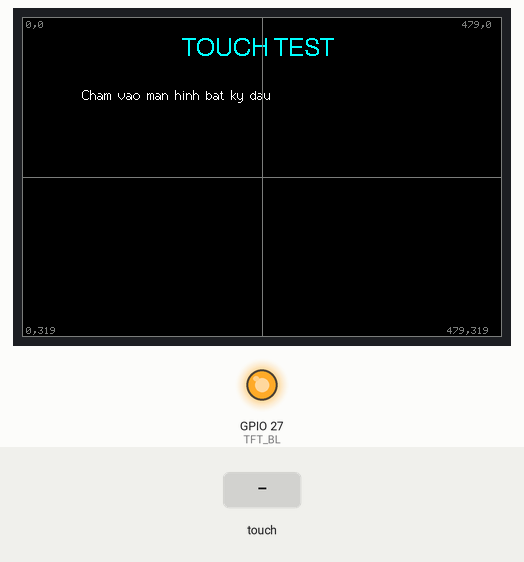
Simulated run of this sketch. Board: ESP32. On the bench: 480×320 colour display, output pins drawn as LEDs (lit = HIGH). The inputs (shaded band) are chosen by the test bench. What the sketch prints to the serial monitor is not drawn.

Above: at 1.5 s.
1.6 s: screen touched at 13 % across, 10 % down
At 2.0 s:
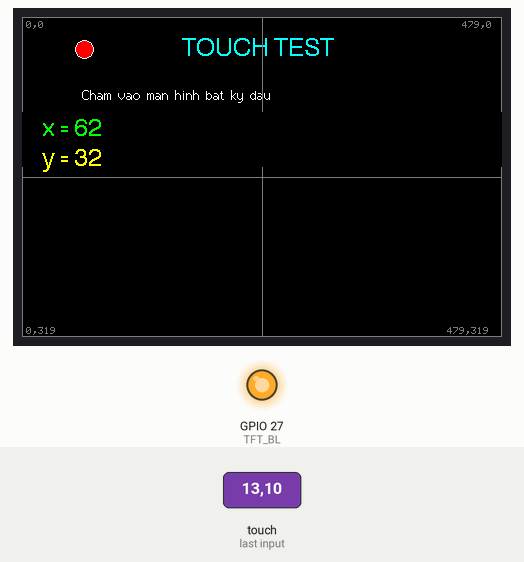
3.1 s: screen touched at 38 % across, 10 % down
At 4.3 s:
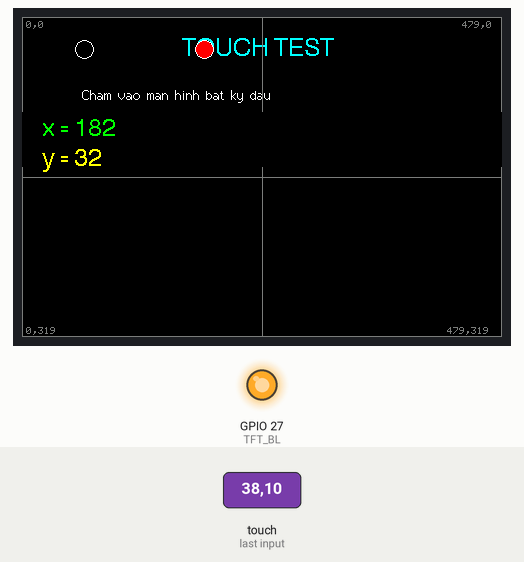
Timing chart, 0 to 6.1 s (numbered marks = the images above; inputs shaded):
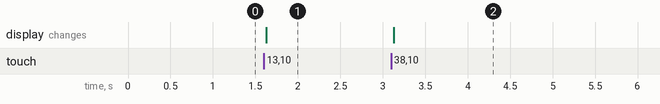

Measured:
- after the input at 1.6 s, the display: changes at once (image 1)
- after the input at 3.1 s, the display: changes at once (image 2)

The sketch:

TouchTest.ino
```cpp
/*
 * TOUCH TEST — CYD 3.5" ESP32 WROOM
 * Dùng TFT_eSPI built-in touch (tft.setTouch / tft.getTouch)
 * KHÔNG dùng XPT2046_Touchscreen library
 */
#include <TFT_eSPI.h>

#define TFT_BL 27

// Calibration data đo thực tế từ board này
uint16_t calData[5] = {275, 3620, 264, 3532, 3};

TFT_eSPI tft = TFT_eSPI();

void setup() {
    Serial.begin(115200);

    tft.begin();
    tft.setRotation(1);
    tft.fillScreen(TFT_BLACK);
    pinMode(TFT_BL, OUTPUT);
    digitalWrite(TFT_BL, HIGH);

    // Kích hoạt touch tích hợp
    tft.setTouch(calData);

    // Hướng dẫn
    tft.setTextColor(TFT_CYAN);
    tft.drawString("TOUCH TEST", 160, 20, 4);
    tft.setTextColor(TFT_WHITE);
    tft.drawString("Cham vao man hinh bat ky dau", 60, 70, 2);

    // Lưới tham chiếu
    tft.drawRect(0, 0, 480, 320, TFT_DARKGREY);
    tft.drawLine(240, 0, 240, 320, TFT_DARKGREY);
    tft.drawLine(0, 160, 480, 160, TFT_DARKGREY);

    tft.setTextColor(TFT_DARKGREY);
    tft.drawString("0,0",     4,   4,   1);
    tft.drawString("479,0",   440, 4,   1);
    tft.drawString("0,319",   4,   310, 1);
    tft.drawString("479,319", 425, 310, 1);

    Serial.println("Touch test ready — dung TFT_eSPI built-in");
}

int lastX = -1, lastY = -1;

void loop() {
    uint16_t tx, ty;
    if (tft.getTouch(&tx, &ty, 1200)) {

        // Xóa chấm cũ
        if (lastX >= 0) {
            tft.fillCircle(lastX, lastY, 8, TFT_BLACK);
            // Vẽ lại lưới nếu chấm đè lên
            if (lastX > 235 && lastX < 245)
                tft.drawLine(240, 0, 240, 320, TFT_DARKGREY);
            if (lastY > 155 && lastY < 165)
                tft.drawLine(0, 160, 480, 160, TFT_DARKGREY);
        }

        // Vẽ chấm đỏ
        tft.fillCircle(tx, ty, 8, TFT_RED);
        tft.drawCircle(tx, ty, 9, TFT_WHITE);

        // Xóa text cũ
        tft.fillRect(0, 95, 480, 55, TFT_BLACK);

        // Hiện tọa độ
        char buf[50];
        tft.setTextColor(TFT_GREEN);
        sprintf(buf, "x = %d", tx);
        tft.drawString(buf, 20, 100, 4);
        tft.setTextColor(TFT_YELLOW);
        sprintf(buf, "y = %d", ty);
        tft.drawString(buf, 20, 130, 4);

        Serial.printf("Touch: x=%d  y=%d\n", tx, ty);

        lastX = tx;
        lastY = ty;
        delay(30);
    }
}
```
